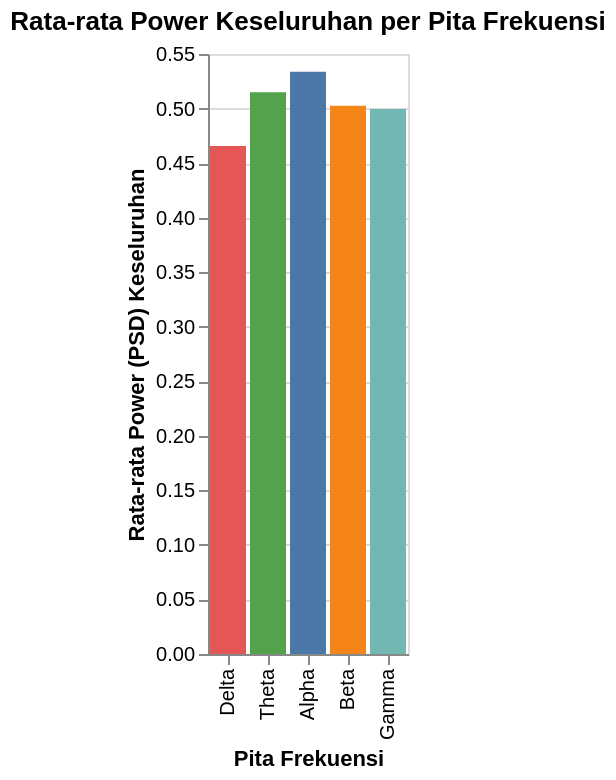

Here is the notebook cell this chart was saved with:
### Code cell
simple_bar_chart.save('overall_average_bar_chart.json')
print("Grafik disimpan ke 'overall_average_bar_chart.json'")

simple_bar_chart

### Figure 1 — Vega-Lite specification as saved in the notebook (floating-point values rounded to 4 significant figures)
{"config": {"view": {"continuousWidth": 300, "continuousHeight": 300}}, "data": {"name": "data-3f31bc98097d269ce9ff15dfbf1b8c03"}, "mark": {"type": "bar"}, "encoding": {"color": {"field": "Band", "legend": null, "type": "nominal"}, "tooltip": [{"field": "Band", "type": "nominal"}, {"field": "Power", "type": "quantitative"}], "x": {"field": "Band", "sort": ["Delta", "Theta", "Alpha", "Beta", "Gamma"], "title": "Pita Frekuensi", "type": "nominal"}, "y": {"field": "Power", "title": "Rata-rata Power (PSD) Keseluruhan", "type": "quantitative"}}, "params": [{"name": "param_1e9efca18e7a2868", "select": {"type": "interval", "encodings": ["x", "y"]}, "bind": "scales"}], "title": "Rata-rata Power Keseluruhan per Pita Frekuensi", "$schema": "https://vega.github.io/schema/vega-lite/v6.1.0.json", "datasets": {"data-3f31bc98097d269ce9ff15dfbf1b8c03": [{"Band": "Delta", "Power": 0.4658}, {"Band": "Theta", "Power": 0.515}, {"Band": "Alpha", "Power": 0.5337}, {"Band": "Beta", "Power": 0.5026}, {"Band": "Gamma", "Power": 0.4996}]}}
